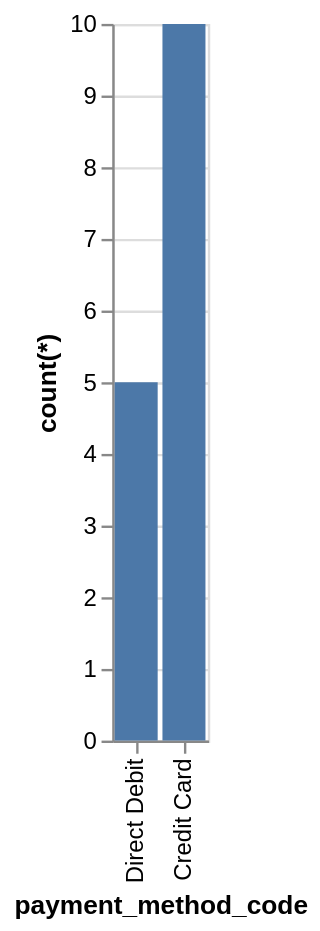

This figure's Vega-Lite source:
### Vega-Lite specification from a JSON file in a GitHub repository (floating-point values rounded to 4 significant figures)
{"data": {"values": [{"x_data": "Credit Card", "y_data": 10}, {"x_data": "Direct Debit", "y_data": 5}]}, "mark": "bar", "encoding": {"x": {"field": "x_data", "type": "nominal", "title": "payment_method_code", "sort": {"op": "sum", "field": "y_data", "order": "ascending"}}, "y": {"field": "y_data", "type": "quantitative", "title": "count(*)"}}}
